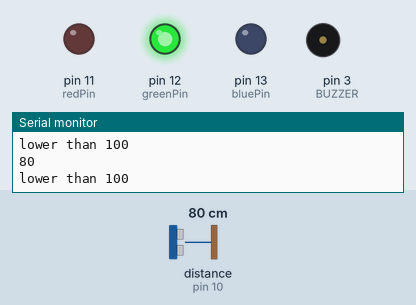
A sketch run on a simulated Arduino Uno, built with avr-gcc and run on an emulated ATmega328P. Shown: output pins drawn as LEDs (lit = HIGH), buzzer (waves = sounding), the last lines printed to the serial monitor. Wiring (inferred from the names in the program): ultrasonic range finder: trigger pin 9; echo pin 10. The test bench sets the inputs (shaded band); at power-on: distance to the obstacle (sensor on pin 10) 80 cm. The echo pulse lasts 58.3 µs per cm; pins used as bus, display or sensor lines are not drawn.

Above: at 1.7 s.
1.8 s: distance to the obstacle (sensor on pin 10) set to 74 cm
3.7 s: distance to the obstacle (sensor on pin 10) set to 67 cm
At 5.6 s:
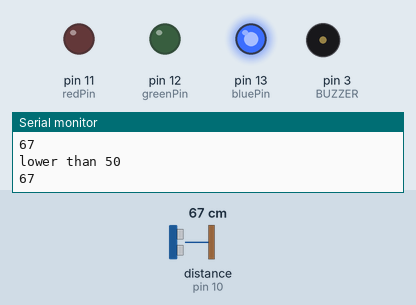
6.7 s: distance to the obstacle (sensor on pin 10) set to 2 cm
At 8.2 s:
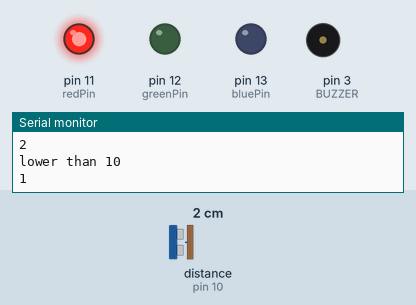
10.2 s: distance to the obstacle (sensor on pin 10) set to 250 cm
At 11.0 s:
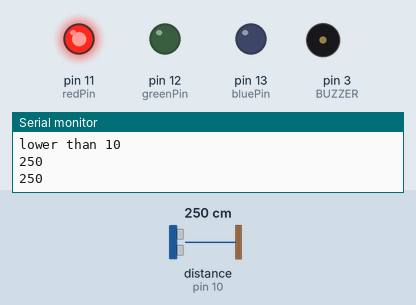
11.9 s: distance to the obstacle (sensor on pin 10) set to 153 cm
14.0 s: distance to the obstacle (sensor on pin 10) set to 145 cm
At 16.3 s:
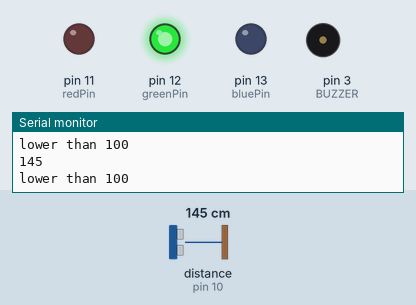
Timing chart, 0 to 17.8 s (numbered marks = the images above; inputs shaded):
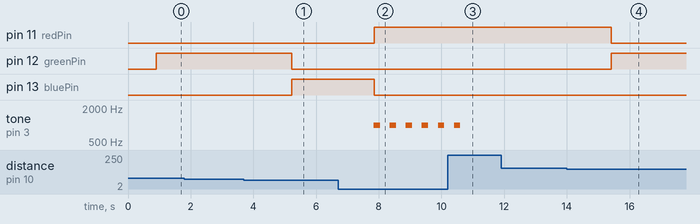

The sketch:

ultrasensor.ino
```cpp
#define ECHOPIN 10                           // Pin to receive echo pulse
#define TRIGPIN 9                            // Pin to send trigger pulse
#define BUZZER 3
#define redPin 11
#define greenPin 12
#define bluePin 13


void setup(){
  Serial.begin(9600);
  pinMode(ECHOPIN, INPUT);
  pinMode(TRIGPIN, OUTPUT);
  pinMode(redPin, OUTPUT);
  pinMode(greenPin, OUTPUT);
  pinMode(bluePin, OUTPUT);
}

void loop(){
  digitalWrite(TRIGPIN, LOW);                   // Set the trigger pin to low for 2uS
  delayMicroseconds(2);
  digitalWrite(TRIGPIN, HIGH);                  // Send a 10uS high to trigger ranging
  delayMicroseconds(10);
  digitalWrite(TRIGPIN, LOW);                   // Send pin low again
  int distance = pulseIn(ECHOPIN, HIGH);        // Read in times pulse
  distance= distance/58;                        // Calculate distance from time of pulse
  Serial.println(distance);
  delay(500);                                    // Wait 50mS before next ranging


  if(distance < 150 && distance > 70){
    Serial.println("lower than 100");

    delay(400);
     digitalWrite(redPin, LOW);
    digitalWrite(greenPin, HIGH);
    digitalWrite(bluePin, LOW);
  }

 else if(distance < 70 && distance > 30){
    Serial.println("lower than 50");

    delay(200);
      digitalWrite(redPin, LOW);
    digitalWrite(greenPin, LOW);
    digitalWrite(bluePin, HIGH);
  }

 else if(distance < 30){
    Serial.println("lower than 10");
    tone(BUZZER,1000,200);
    delay(10);
    digitalWrite(redPin, HIGH);
    digitalWrite(greenPin, LOW);
    digitalWrite(bluePin, LOW);
  }


}
```

Measured:
- the behaviour switches between 70 and 69 cm on distance to the obstacle (sensor on pin 10) (found by bisection; images 0 and 1)
- the behaviour switches between 150 and 149 cm on distance to the obstacle (sensor on pin 10) (found by bisection; images 3 and 4)
- after the input at 3.7 s, pin 12 (greenPin): HIGH → LOW after 1.5 s; pin 13 (bluePin): LOW → HIGH after 1.5 s
- after the input at 6.7 s, pin 11 (redPin): LOW → HIGH after 1.2 s; pin 13 (bluePin): HIGH → LOW after 1.2 s; tone on pin 3 (BUZZER): alternates 1000 Hz for 0.20 s and silent for 0.31 s, starting after 1.1 s
- after the input at 10.2 s, tone on pin 3 (BUZZER): goes on until 10.6 s, then stays silent
- after the input at 14.0 s, pin 11 (redPin): HIGH → LOW after 1.4 s; pin 12 (greenPin): LOW → HIGH after 1.4 s
